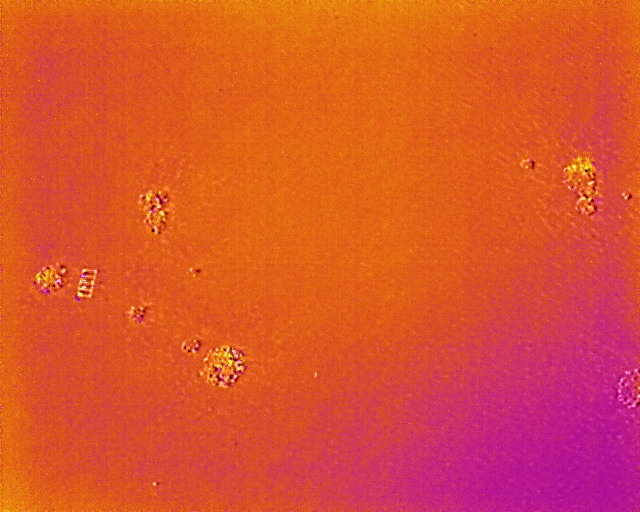
#> input picture DJI_0812_R.JPG, 640 x 512 px
$ python -i dual_image_registration.py   (imports and definitions only)
#> lines starting #> are read from the running program, lines starting #| are printed output that depends on the picture
"""
Dual Image Registration - Registrazione tra due immagini singole di dimensioni diverse

Modulo specializzato per registrare due immagini singole con dimensioni e risoluzioni diverse,
tipicamente un'immagine termica più piccola e un'immagine RGB più grande.
"""

import numpy as np
import cv2
from skimage.feature import ORB, match_descriptors
from skimage.transform import AffineTransform, warp, resize
from skimage.measure import ransac
from skimage.registration import phase_cross_correlation
from skimage.filters import gaussian
from skimage.exposure import match_histograms, equalize_adapthist
from typing import Tuple, Optional, Dict, Any
import logging
import os
from PIL import Image
import matplotlib.pyplot as plt


class DualImageRegistration:
    """
    Classe per registrazione di due immagini singole di dimensioni diverse
    """

    def __init__(self, registration_method: str = 'hybrid',
                 scale_factor_estimation: bool = True,
                 enhance_contrast: bool = True):
        """
        Inizializza il registratore per immagini duali

        Args:
            registration_method: 'features', 'phase', 'hybrid'
            scale_factor_estimation: Se stimare automaticamente il fattore di scala
            enhance_contrast: Se migliorare il contrasto prima della registrazione
        """
        self.registration_method = registration_method
        self.scale_factor_estimation = scale_factor_estimation
        self.enhance_contrast = enhance_contrast

        # Setup logging
        logging.basicConfig(level=logging.INFO)
        self.logger = logging.getLogger(__name__)

        # Parametri per feature detection
        self.orb = cv2.ORB_create(nfeatures=2000, scaleFactor=1.2, nlevels=8)
        self.matcher = cv2.BFMatcher(cv2.NORM_HAMMING, crossCheck=True)

    def load_and_preprocess_image(self, file_path: str) -> np.ndarray:
        """
        Carica e preprocessa un'immagine

        Args:
            file_path: Percorso del file immagine

        Returns:
            Immagine preprocessata come array numpy
        """
#> called with file_path = '../DJI_0812_R.JPG'
        file_ext = os.path.splitext(file_path)[1].lower()

        try:
            if file_ext in ['.jpg', '.jpeg']:
                # Carica JPG con PIL
                with Image.open(file_path) as img:
#> img is the input picture: PIL image 640x512 RGB; mean R, G, B 217.7, 82, 45.4
                    if img.mode in ['RGB', 'RGBA']:
                        img = img.convert('L')  # Converti in grayscale
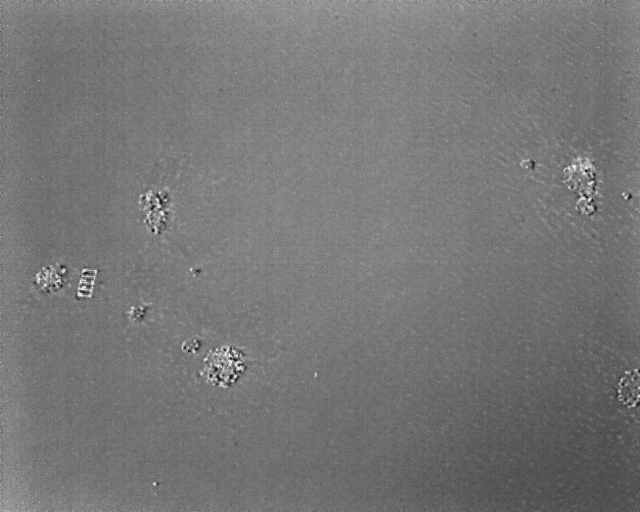
#> img: PIL image 640x512 L; min 25, max 241, mean 118.4
                    image = np.array(img).astype(np.float32)
            else:
                # Carica TIFF con OpenCV
                image = cv2.imread(file_path, cv2.IMREAD_GRAYSCALE)
                if image is None:
                    raise ValueError(f"Impossibile caricare {file_path}")
                image = image.astype(np.float32)

            # Normalizza
            image = (image - image.min()) / (image.max() - image.min() + 1e-8)

            # Migliora contrasto se richiesto
            if self.enhance_contrast:
                image = self._enhance_contrast(image)

            self.logger.info(f"Immagine caricata: {os.path.basename(file_path)} - Dimensioni: {image.shape}")
            return image

        except Exception as e:
            self.logger.error(f"Errore nel caricamento di {file_path}: {e}")
            raise

    def _enhance_contrast(self, image: np.ndarray) -> np.ndarray:
        """
        Migliora il contrasto dell'immagine

        Args:
            image: Immagine di input normalizzata (0-1)

        Returns:
            Immagine con contrasto migliorato
        """
        try:
            # CLAHE (Contrast Limited Adaptive Histogram Equalization)
            img_uint8 = (image * 255).astype(np.uint8)
            clahe = cv2.createCLAHE(clipLimit=3.0, tileGridSize=(8,8))
            enhanced = clahe.apply(img_uint8)
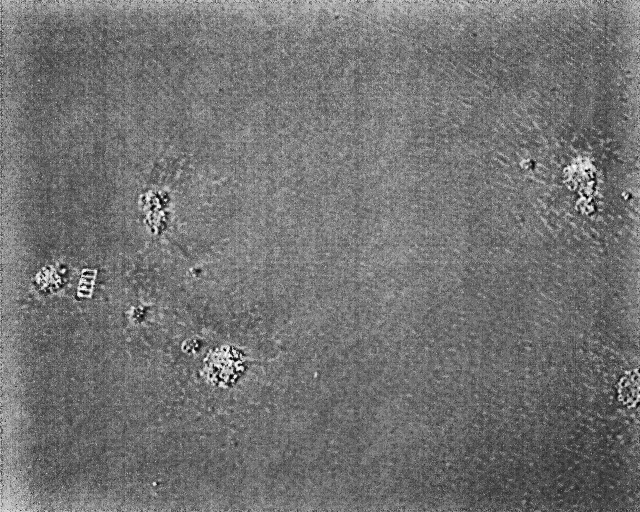
#> enhanced: shape (512, 640); min 1, max 255, mean 114.9
            return enhanced.astype(np.float32) / 255.0
        except:
            # Fallback: equalizzazione adattiva con scikit-image
            return equalize_adapthist(image, clip_limit=0.03)

    # [139 lines left out: functions estimate_scale_factor, detect_and_match_features, estimate_transform_robust, not called in this run]

    def register_images(self, reference_path: str,
                       target_path: str) -> Dict[str, Any]:
        """
        Registra due immagini singole

        Args:
            reference_path: Percorso immagine di riferimento (più grande)
            target_path: Percorso immagine target (più piccola)

        Returns:
            Dizionario con risultati della registrazione
        """
        try:
            # Carica immagini
            self.logger.info("Caricamento immagini...")
            ref_image = self.load_and_preprocess_image(reference_path)
            target_image = self.load_and_preprocess_image(target_path)

            # Determina quale è più piccola
            if (ref_image.shape[0] * ref_image.shape[1]) < (target_image.shape[0] * target_image.shape[1]):
                # Scambia se reference è più piccola
                ref_image, target_image = target_image, ref_image
                reference_path, target_path = target_path, reference_path
                self.logger.info("Scambiate immagini: reference ora è la più grande")

            # Stima fattore di scala
            scale_factor = self.estimate_scale_factor(target_image, ref_image)

            # Ridimensiona l'immagine target per matchare approssimativamente la reference
            new_height = int(target_image.shape[0] * scale_factor)
            new_width = int(target_image.shape[1] * scale_factor)

            # Limita le dimensioni alla reference image
            new_height = min(new_height, ref_image.shape[0])
            new_width = min(new_width, ref_image.shape[1])

            target_resized = resize(target_image, (new_height, new_width),
                                  anti_aliasing=True, preserve_range=True)

            self.logger.info(f"Target ridimensionata da {target_image.shape} a {target_resized.shape}")

            # Registrazione
            transform_matrix = None
            method_used = "none"

            if self.registration_method in ['features', 'hybrid']:
                # Prova registrazione basata su features
                ref_pts, target_pts = self.detect_and_match_features(ref_image, target_resized)
                if len(ref_pts) > 0:
                    transform_matrix = self.estimate_transform_robust(ref_pts, target_pts)
                    if transform_matrix is not None:
                        method_used = "features"

            if transform_matrix is None and self.registration_method in ['phase', 'hybrid']:
                # Fallback: phase correlation
                try:
                    # Usa una regione centrale per phase correlation
                    center_y = ref_image.shape[0] // 2
                    center_x = ref_image.shape[1] // 2
                    half_h = min(target_resized.shape[0] // 2, ref_image.shape[0] // 4)
                    half_w = min(target_resized.shape[1] // 2, ref_image.shape[1] // 4)

                    ref_roi = ref_image[center_y-half_h:center_y+half_h,
                                      center_x-half_w:center_x+half_w]
                    target_roi = target_resized[:2*half_h, :2*half_w]

                    if ref_roi.shape == target_roi.shape:
                        shift, _, _ = phase_cross_correlation(ref_roi, target_roi)
                        transform_matrix = np.array([[1, 0, shift[1]], [0, 1, shift[0]]], dtype=np.float32)
                        method_used = f"phase_correlation(shift:{shift[0]:.1f},{shift[1]:.1f})"
                        self.logger.info(f"Phase correlation shift: {shift}")
                except Exception as e:
                    self.logger.warning(f"Phase correlation fallita: {e}")

            if transform_matrix is None:
                # Ultimo fallback: posiziona al centro
                offset_y = (ref_image.shape[0] - target_resized.shape[0]) // 2
                offset_x = (ref_image.shape[1] - target_resized.shape[1]) // 2
                transform_matrix = np.array([[1, 0, offset_x], [0, 1, offset_y]], dtype=np.float32)
                method_used = "center_placement"
                self.logger.info("Usato posizionamento centrale come fallback")

            # Applica trasformazione
            registered_target = cv2.warpAffine(
                target_resized, transform_matrix,
                (ref_image.shape[1], ref_image.shape[0]),
                flags=cv2.INTER_LINEAR,
                borderMode=cv2.BORDER_CONSTANT,
                borderValue=0
            )

            # Crea maschera per la regione valida
            mask = np.ones_like(target_resized)
            mask_transformed = cv2.warpAffine(
                mask, transform_matrix,
                (ref_image.shape[1], ref_image.shape[0]),
                flags=cv2.INTER_LINEAR,
                borderMode=cv2.BORDER_CONSTANT,
                borderValue=0
            )

            result = {
                'reference_image': ref_image,
                'target_image': target_image,
                'target_resized': target_resized,
                'registered_target': registered_target,
                'transform_matrix': transform_matrix,
                'scale_factor': scale_factor,
                'method_used': method_used,
                'mask': mask_transformed > 0.5,
                'reference_path': reference_path,
                'target_path': target_path
            }

            self.logger.info(f"Registrazione completata usando: {method_used}")
            return result

        except Exception as e:
            self.logger.error(f"Errore nella registrazione: {e}")
            raise

    # [57 lines left out: function create_overlay_visualization, not called in this run]

#> (the run stopped early here; a loop or call above may not have finished)
